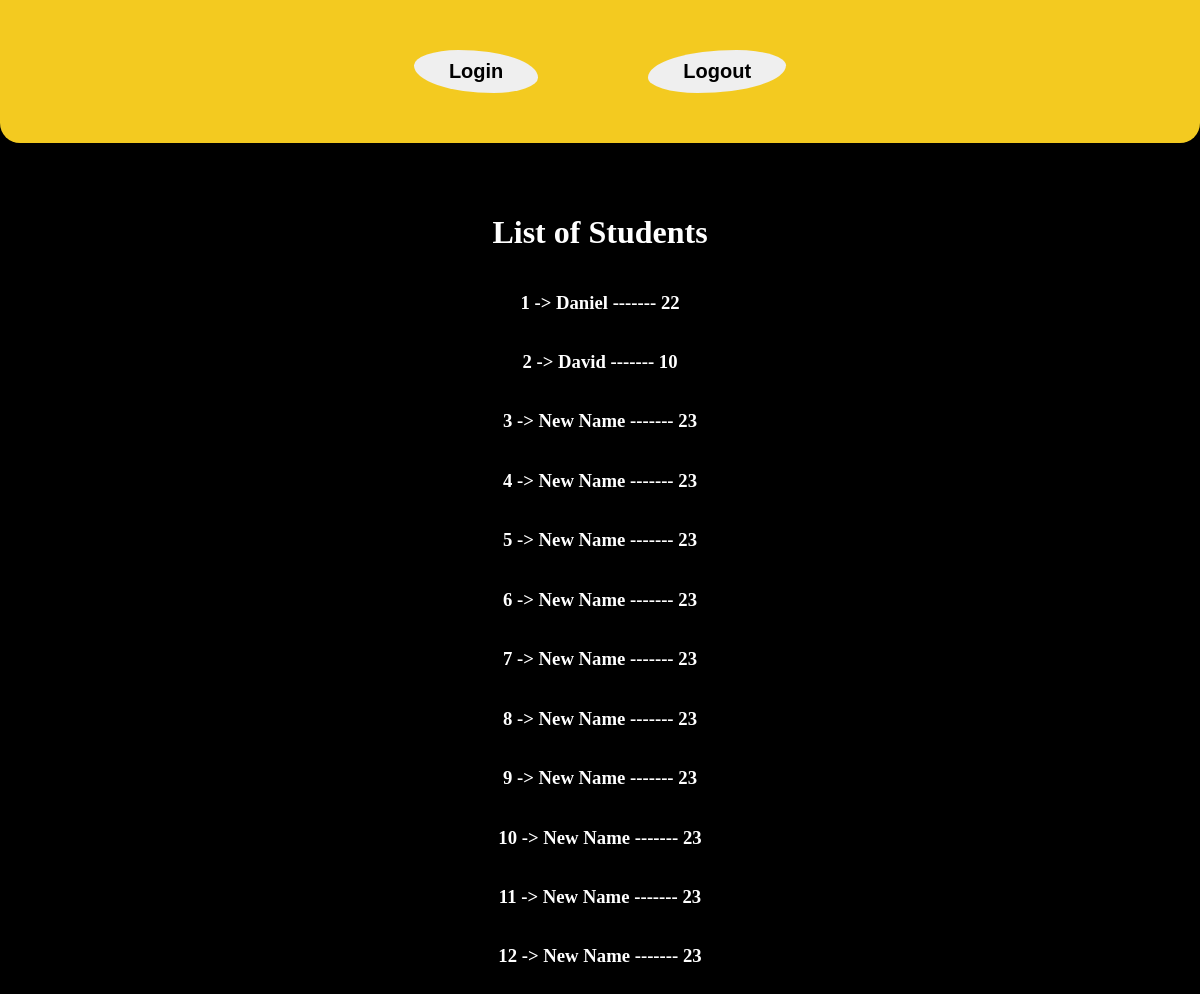
Before: /ListClass with the older database file.
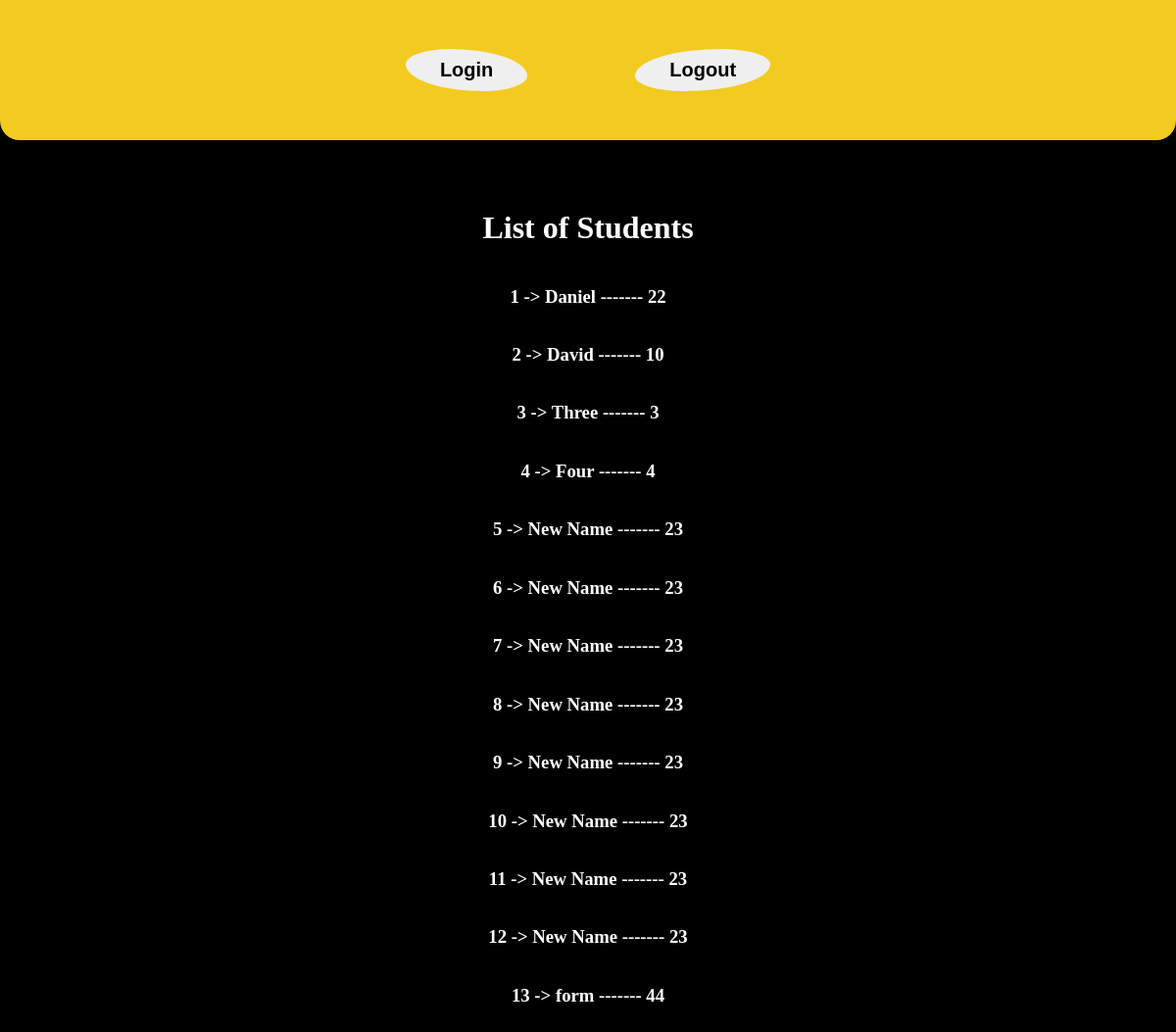
After: the same page with the newer database file.
### FirstClassApp/models.py (models this page shows, shortened)
class Student(models.Model):
    name = models.CharField(max_length=20)
    roll = models.IntegerField()

### FirstClassApp/views.py (the view)
# urls.py: path('ListClass',StudentList.as_view(),name="ListView"),
class StudentList(ListView):
    queryset = Student.objects.all()

### template/FirstClassApp/student_list.html
{% extends 'base.html'%} {% block content %}
<h1>List of Students</h1>
{% for instance in object_list %}
<h3>{{instance.id}} -> {{instance.name}} ------- {{instance.roll}}</h3>
{% endfor %} {% endblock %}

Changed rows visible on the page:
changed Student id 3: name "New Name" → "Three"; roll "23" → "3"
changed Student id 4: name "New Name" → "Four"; roll "23" → "4"
added Student: id "13", name "form", roll "44"
